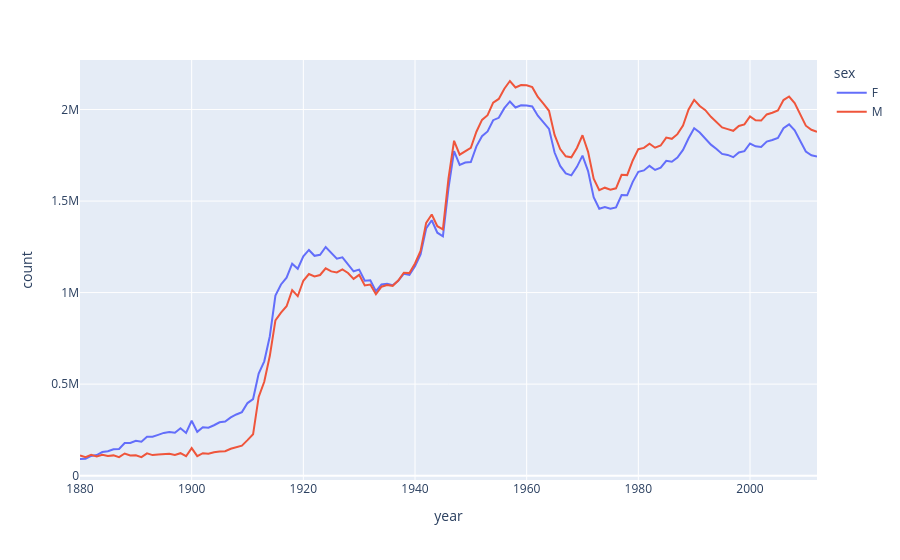

The cell this chart's notebook holds for it:
### Code cell
px.line(unique_combos, x='year', y='count', color='sex')

### Figure 1 — Plotly figure (JSON) as saved in the notebook; plotly's stock layout.template omitted (floating-point values rounded to 4 significant figures; data arrays with more than 128 entries replaced by an {"elided": "..."} marker saying what was removed)
{"data": [{"hovertemplate": "sex=F<br>year=%{x}<br>count=%{y}<extra></extra>", "legendgroup": "F", "line": {"color": "#636efa", "dash": "solid"}, "marker": {"symbol": "circle"}, "mode": "lines", "name": "F", "orientation": "v", "showlegend": true, "type": "scatter", "x": {"elided": "133 int values"}, "xaxis": "x", "y": {"elided": "133 int values"}, "yaxis": "y"}, {"hovertemplate": "sex=M<br>year=%{x}<br>count=%{y}<extra></extra>", "legendgroup": "M", "line": {"color": "#EF553B", "dash": "solid"}, "marker": {"symbol": "circle"}, "mode": "lines", "name": "M", "orientation": "v", "showlegend": true, "type": "scatter", "x": {"elided": "133 int values"}, "xaxis": "x", "y": {"elided": "133 int values"}, "yaxis": "y"}], "layout": {"legend": {"title": {"text": "sex"}, "tracegroupgap": 0}, "margin": {"t": 60}, "xaxis": {"anchor": "y", "domain": [0, 1], "title": {"text": "year"}}, "yaxis": {"anchor": "x", "domain": [0, 1], "title": {"text": "count"}}}}
